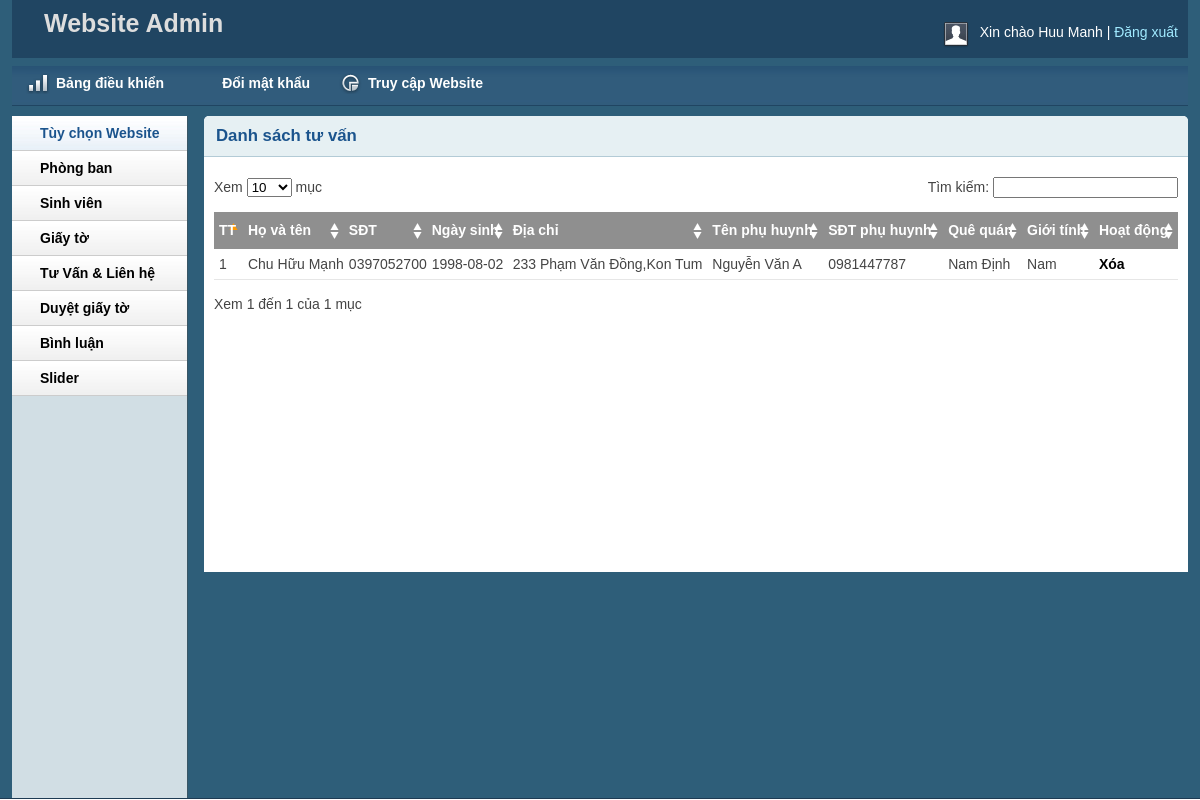
Screenshot of /admin/admissionslist.php (signed in) with the database file from the repository.
### tables this page shows
CREATE TABLE IF NOT EXISTS `tbl_admissions` (
`admId` int(11) NOT NULL,
  `admName` varchar(255) NOT NULL,
  `admPhone` varchar(255) NOT NULL,
  `admDate` date NOT NULL,
  `admAddress` varchar(255) NOT NULL,
  `admParents` varchar(255) NOT NULL,
  `admPhoneparents` varchar(255) NOT NULL,
  `admHometown` varchar(255) NOT NULL,
  `admGender` varchar(255) NOT NULL
);

### lib/database.php (called while the page is built, shortened)
<?php
Class Database{
   public $host   = DB_HOST;
   public $user   = DB_USER;
   public $pass   = DB_PASS;
   public $dbname = DB_NAME;
   public $link;
private function connectDB(){
   $this->link = new mysqli($this->host, $this->user, $this->pass,
    $this->dbname);
 }
public function select($query){
  $result = $this->link->query($query) or
   die($this->link->error.__LINE__);
  if($result->num_rows > 0){
    return $result;
  } else {
    return false;
  }
 }
}

### classes/admissions.php (called while the page is built, shortened)
<?php
    $filepath = realpath(dirname(__FILE__));
    include_once ($filepath.'/../lib/database.php');
?>
<?php
class admissions
{
    private $db;
    function __construct()
    {
            $this->db = new Database();
    }
        public function show_admissions(){
            $query = "SELECT * FROM tbl_admissions order by admId desc";
            $result = $this->db->select($query);
            return $result;
        }
}
?>

### admin/admissionslist.php (the view, shortened to what this page needs)
<?php include 'inc/header.php';?>
<?php include 'inc/sidebar.php';?>
<?php
	include ('../classes/admissions.php');
?>
<div class="grid_10">
    <div class="box round first grid">
        <h2>Danh sách tư vấn</h2>
        <div class="block">
            <table class="data display datatable" id="example">
					<thead >
						<tr>
							<th>TT</th>
							<th>Họ và tên</th>
							<th>SĐT</th>
							<th>Ngày sinh</th>
							<th>Địa chỉ</th>
							<th>Tên phụ huynh</th>
							<th>SĐT phụ huynh</th>
							<th>Quê quán</th>
							<th>Giới tính</th>
							<th>Hoạt động</th>
						</tr>
					</thead>
					<tbody>
					<?php
						$i = 1;
						$adm = new admissions();
						$get_admissions = $adm->show_admissions();
						if($get_admissions){
							while($result = $get_admissions->fetch_assoc()){
					?>
						<tr class="odd gradeX limit">
							<td ><?php echo $i ?></td>
							<td ><?php echo $result['admName'] ?></td>
							<td ><?php echo $result['admPhone'] ?></td>
							<td ><?php echo $result['admDate'] ?></td>
							<td ><?php echo $result['admAddress'] ?></td>
							<td ><?php echo $result['admParents'] ?></td>
							<td ><?php echo $result['admPhoneparents'] ?></td>
							<td ><?php echo $result['admHometown'] ?></td>
							<td ><?php echo $result['admGender'] ?></td>
							<td><a onclick = "return confirm('Bạn có muốn xóa?')" href="?admId=<?php echo $result['admId'] ?>">Xóa</a></td>
						</tr>
						<?php
						$i++;
							}
						}
						?>
					</tbody>
				</table>
       </div>
    </div>
</div>
<?php include 'inc/footer.php';?>

### admin/css/text.css (style rules this page uses)
body { font: 13px/1.5 Tahoma, Helvetica, Arial, 'Liberation Sans', FreeSans, sans-serif; }
h2 { font-size: 23px; }
p, dl, hr, h1, h2, h3, h4, h5, h6, ol, ul, pre, table, address, fieldset { margin-bottom: 20px; }

### admin/css/grid.css (style rules this page uses)
.grid_1, .grid_2, .grid_3, .grid_4, .grid_5, .grid_6, .grid_7, .grid_8, .grid_9, .grid_10, .grid_11, .grid_12, .grid_13, .grid_14, .grid_15, .grid_16 { display: inline; float: left; margin-left: 1%; margin-right: 1%; }
.container_12 .grid_10 { width: 81.333%; }

### admin/css/layout.css (style rules this page uses)
body { background: #fff none repeat scroll 0 0; color: #444; font-size: 14px; padding: 0; }
a { color: #000; font-weight:bold; text-decoration: none; }
h1, h2, h3, h4, h5, h6 { line-height:1.2em; margin-bottom:.3em; }
h2 { margin-top:1em; }
.box { background:#fff; margin-bottom:20px; padding:10px 10px 10px 10px; margin-left:-8px; }
.box.grid { padding-bottom:40px; }
.box.round { -moz-border-radius: 5px 5px 0px 0px; -webkit-border-radius: 5px 5px 0px 0px; border-radius: 5px 5px 0px 0px; }
.box h2 { font-size:1.2em; font-weight:bold; color:#1B548D; background:#E6F0F3; margin:-10px -10px 0 -10px; padding:10px 12px; border-bottom:1px solid #B3CBD6; -moz-border-radius: 5px 5px 0px 0px; -webkit-border-radius: 5px 5px 0px 0px; border-radius: 5px 5px 0px 0px; }
.box.first { min-height: 406px; }
.block { padding-top:20px; }
.block { padding-bottom:1px; }
table.display { margin: 0 auto; clear: both; width: 100%; }
.sorting_asc { background: #8f8f8f url(../img/table/sort_asc.png) no-repeat center right; padding:8px 5px; text-align:left; color:#fff; }
.sorting { background:#8f8f8f url(../img/table/sort_both.png) no-repeat center right; padding:8px 5px; text-align:left; color:#fff; }
tr.odd { height: 30px; line-height: 30px; border-bottom:1px solid #e6e6e6; }
tr.odd td, tr.even td { padding-left:5px; }

### rows the page displays
tbl_admissions: admName "Chu Hữu Mạnh", admPhone "0397052700", admDate "1998-08-02", admAddress "233 Phạm Văn Đồng,Kon Tum", admParents "Nguyễn Văn A", admPhoneparents "0981447787", admHometown "Nam Định", admGender "Nam"

### other values shown
Session::get('adminName') "Huu Manh"
